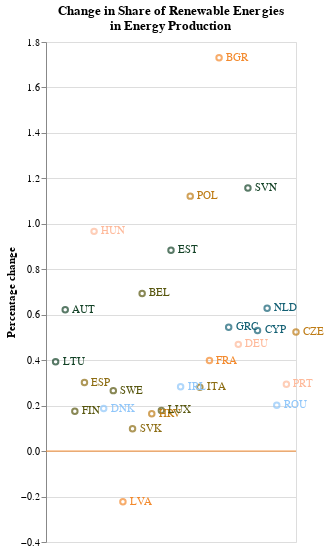

Notebook cell for this chart:
### Code cell
# change in the share of renewable energy over time
# https://altair-viz.github.io/gallery/scatter_with_labels.html
# https://www.geeksforgeeks.org/how-to-remove-the-altair-y-axis-a-comprehensive-guide/
colors = ['#134226', '#57560e', '#f3892c', '#125f73', '#be7b14', '#feb99a', '#8fc6fa', '#8c6c12']
chart = alt.Chart(change).mark_point().encode(
    x=alt.X('Order', axis=None),
    y=alt.Y('Change', title = 'Percentage change'),
    color = alt.Color('Country', title = None, scale=alt.Scale(range=colors)).legend(None)
).properties(
    width=250,
    height=500,
    title = ['Change in Share of Renewable Energies', 'in Energy Production']
)

text = chart.mark_text(
    align='left',
    baseline='middle',
    dx=7
).encode(
    text='Country'
)

line = alt.Chart(pd.DataFrame({'Change': [0]})).mark_rule(color='#f3892c').encode(
    y = 'Change'
)

chart + text + line

### Figure 1 — Vega-Lite specification as saved in the notebook (floating-point values rounded to 4 significant figures)
{"config": {"view": {"continuousWidth": 300, "continuousHeight": 300}}, "layer": [{"mark": {"type": "point"}, "encoding": {"color": {"field": "Country", "legend": null, "scale": {"range": ["#134226", "#57560e", "#f3892c", "#125f73", "#be7b14", "#feb99a", "#8fc6fa", "#8c6c12"]}, "title": null, "type": "nominal"}, "x": {"axis": null, "field": "Order", "type": "quantitative"}, "y": {"field": "Change", "title": "Percentage change", "type": "quantitative"}}, "title": ["Change in Share of Renewable Energies", "in Energy Production"]}, {"mark": {"type": "text", "align": "left", "baseline": "middle", "dx": 7}, "encoding": {"color": {"field": "Country", "legend": null, "scale": {"range": ["#134226", "#57560e", "#f3892c", "#125f73", "#be7b14", "#feb99a", "#8fc6fa", "#8c6c12"]}, "title": null, "type": "nominal"}, "text": {"field": "Country", "type": "nominal"}, "x": {"axis": null, "field": "Order", "type": "quantitative"}, "y": {"field": "Change", "title": "Percentage change", "type": "quantitative"}}, "title": ["Change in Share of Renewable Energies", "in Energy Production"]}, {"data": {"name": "data-728f1eb0c82d68afd2194511c3c82d03"}, "mark": {"type": "rule", "color": "#f3892c"}, "encoding": {"y": {"field": "Change", "type": "quantitative"}}}], "data": {"name": "data-6dcad7d63d029c984a443d592c1a2c3a"}, "height": 500, "width": 250, "$schema": "https://vega.github.io/schema/vega-lite/v5.20.1.json", "datasets": {"data-6dcad7d63d029c984a443d592c1a2c3a": [{"Country": "AUT", "Change": 0.6224, "Order": 2}, {"Country": "BEL", "Change": 0.6939, "Order": 10}, {"Country": "BGR", "Change": 1.73, "Order": 18}, {"Country": "CYP", "Change": 0.5311, "Order": 22}, {"Country": "CZE", "Change": 0.5245, "Order": 26}, {"Country": "DEU", "Change": 0.4696, "Order": 20}, {"Country": "DNK", "Change": 0.1871, "Order": 6}, {"Country": "ESP", "Change": 0.3015, "Order": 4}, {"Country": "EST", "Change": 0.8837, "Order": 13}, {"Country": "FIN", "Change": 0.1758, "Order": 3}, {"Country": "FRA", "Change": 0.3982, "Order": 17}, {"Country": "GRC", "Change": 0.545, "Order": 19}, {"Country": "HRV", "Change": 0.1643, "Order": 11}, {"Country": "HUN", "Change": 0.9668, "Order": 5}, {"Country": "IRL", "Change": 0.2833, "Order": 14}, {"Country": "ITA", "Change": 0.2813, "Order": 16}, {"Country": "LTU", "Change": 0.3934, "Order": 1}, {"Country": "LUX", "Change": 0.1789, "Order": 12}, {"Country": "LVA", "Change": -0.2229, "Order": 8}, {"Country": "NLD", "Change": 0.628, "Order": 23}, {"Country": "POL", "Change": 1.122, "Order": 15}, {"Country": "PRT", "Change": 0.2939, "Order": 25}, {"Country": "ROU", "Change": 0.2018, "Order": 24}, {"Country": "SVK", "Change": 0.09851, "Order": 9}, {"Country": "SVN", "Change": 1.158, "Order": 21}, {"Country": "SWE", "Change": 0.266, "Order": 7}], "data-728f1eb0c82d68afd2194511c3c82d03": [{"Change": 0}]}}
